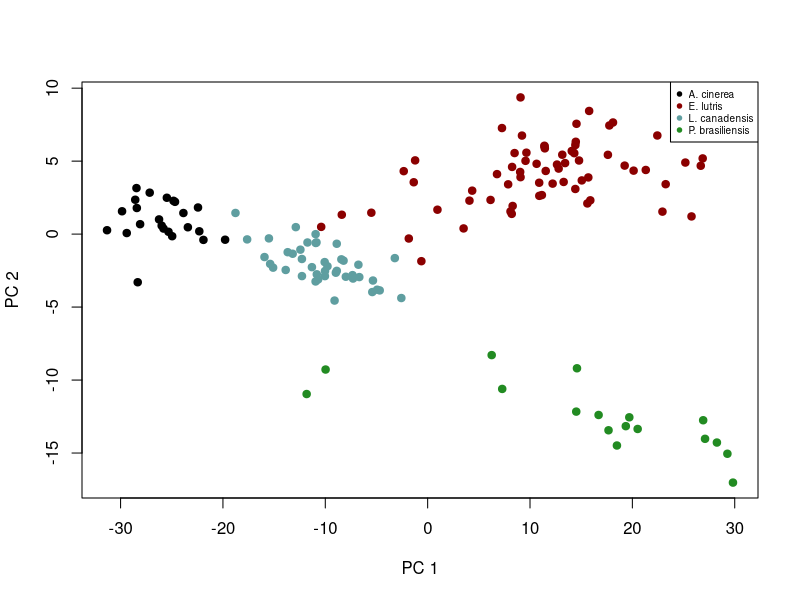
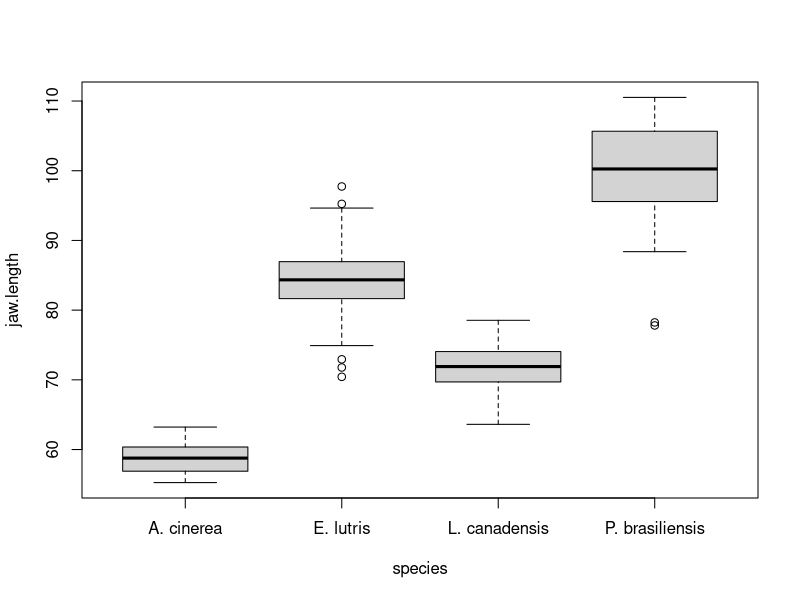
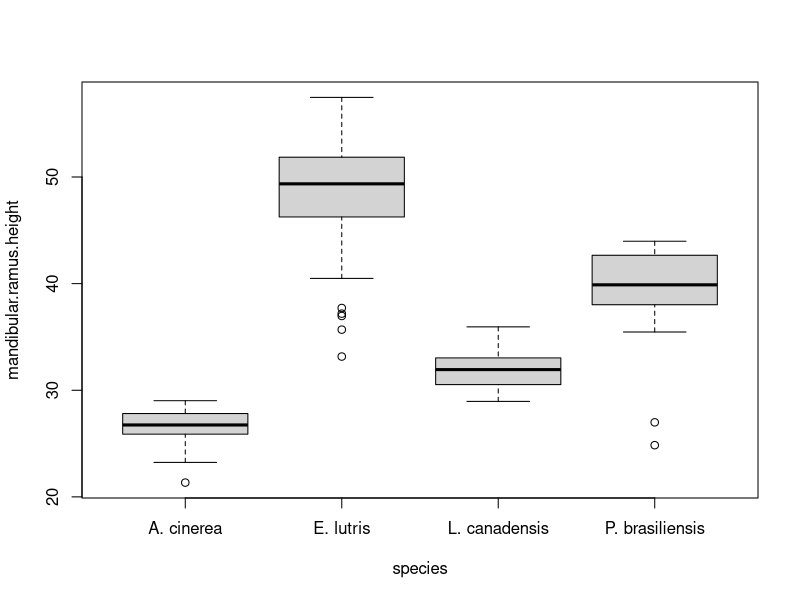
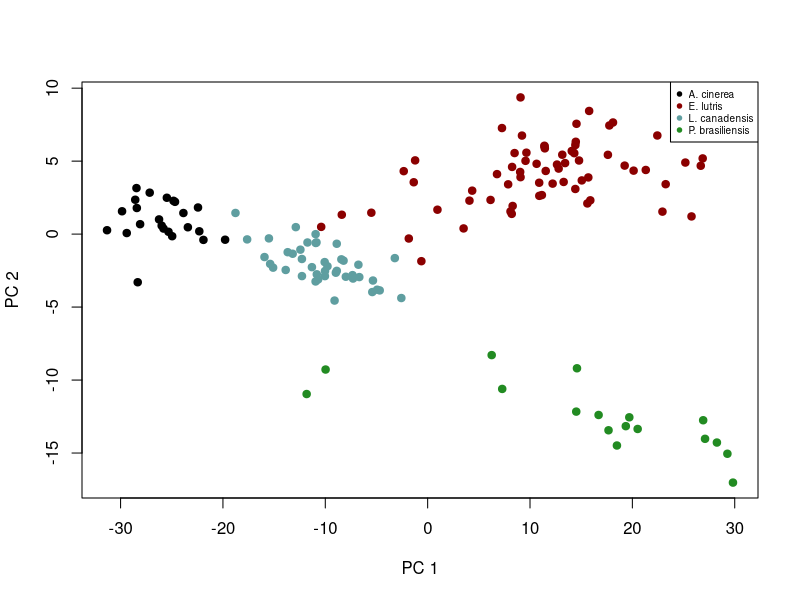
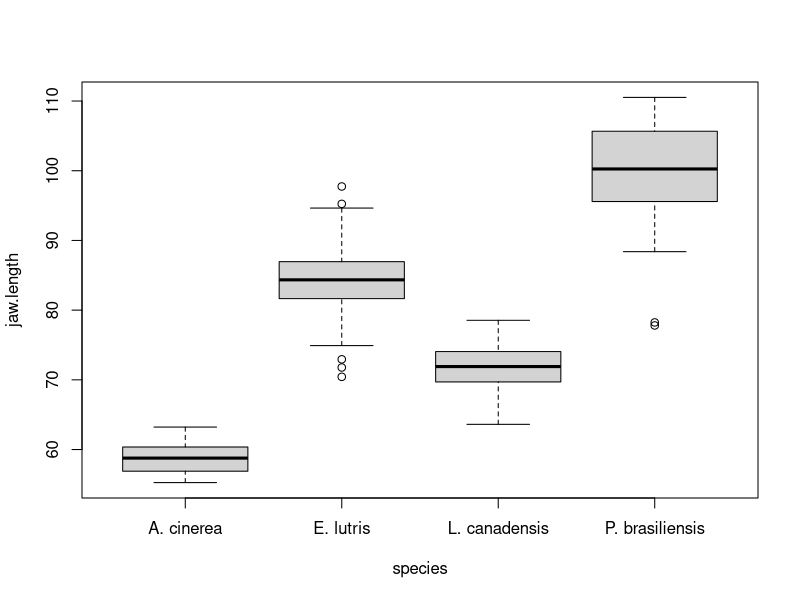
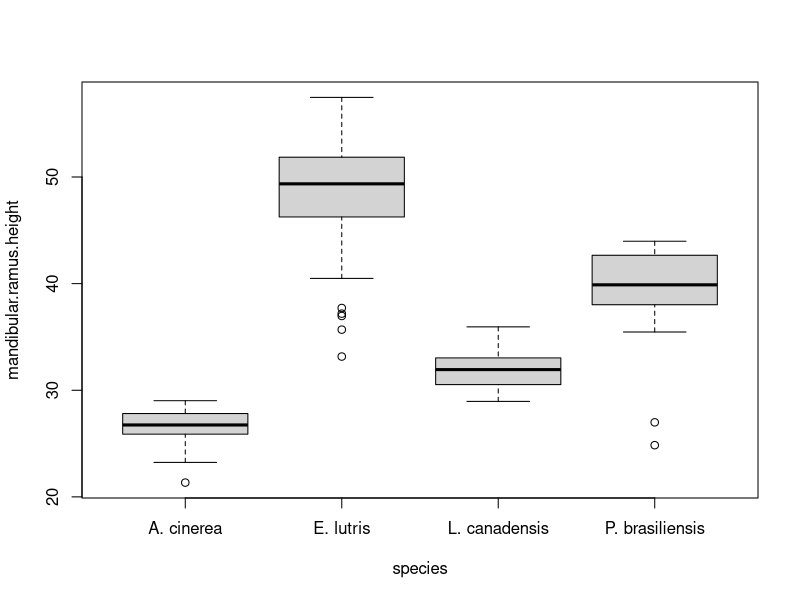
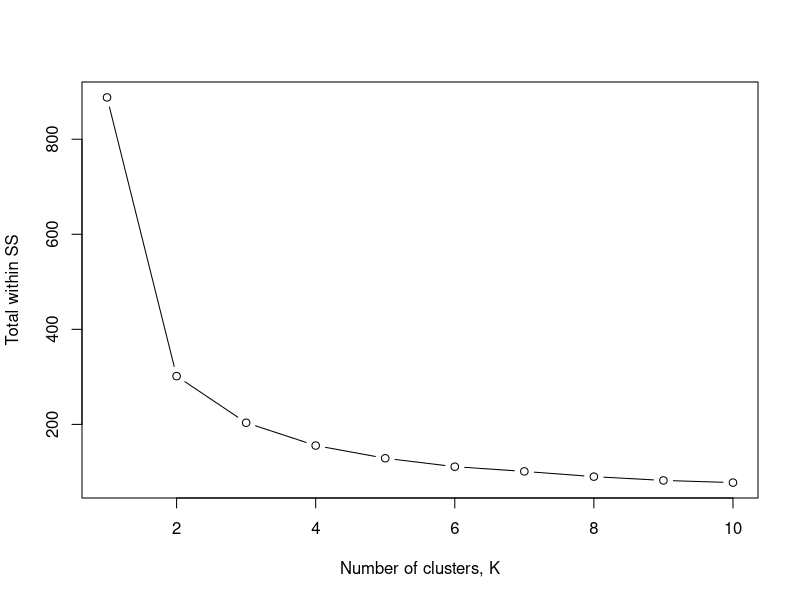

Recreate these plots in R, in order.
## ---- chunk 1
otter <- read.csv(file = "data/otter-mandible-data.csv", header = TRUE)
otter <- na.omit(otter)
## ---- chunk 2
pca.fit <- princomp(x = otter[, -1])
species <- unique(otter$species)
legend.cols <- c("black", "darkred", "cadetblue", "forestgreen")
pt.cols <- rep(x = legend.cols[1], length = nrow(otter))
pt.cols[otter$species == species[2]] <- legend.cols[2]
pt.cols[otter$species == species[3]] <- legend.cols[3]
pt.cols[otter$species == species[4]] <- legend.cols[4]
plot(x = pca.fit$scores[, 1],
     y = pca.fit$scores[, 2],
     xlab = "PC 1",
     ylab = "PC 2",
     pch = 19,
     col = pt.cols)
legend("topright", legend = species, pch = 19, col = legend.cols, cex = 0.6)

boxplot(formula = jaw.length ~ species, data = otter)
boxplot(formula = mandibular.ramus.height ~ species, data = otter)
## ---- chunk 3
pca.fit <- princomp(x = otter[, -1])
species <- unique(otter$species)
legend.cols <- c("black", "darkred", "cadetblue", "forestgreen")
pt.cols <- rep(x = legend.cols[1], length = nrow(otter))
pt.cols[otter$species == species[2]] <- legend.cols[2]
pt.cols[otter$species == species[3]] <- legend.cols[3]
pt.cols[otter$species == species[4]] <- legend.cols[4]
plot(x = pca.fit$scores[, 1],
     y = pca.fit$scores[, 2],
     xlab = "PC 1",
     ylab = "PC 2",
     pch = 19,
     col = pt.cols)
legend("topright", legend = species, pch = 19, col = legend.cols, cex = 0.6)

boxplot(formula = jaw.length ~ species, data = otter)
boxplot(formula = mandibular.ramus.height ~ species, data = otter)
## ---- chunk 4
# Scale data & drop species column
otter.scaled <- scale(x = otter[, -1])
wss <- numeric(10)
for (i in 1:10) {
  kmeans.fit <- kmeans(x = otter.scaled, centers = i, nstart = 10)
  wss[i] <- kmeans.fit$tot.withinss
}
plot(x = c(1:length(wss)), y = wss, xlab = "Number of clusters, K", ylab = "Total within SS", type = "b")

# Percentage of variance explained is the ratio of the between-group variance to the total 
# variance, also known as an F-test. A slight variation of this method plots the curvature 
# of the within group variance. https://en.wikipedia.org/wiki/Determining_the_number_of_clusters_in_a_data_set
# 

## ---- chunk 5

## ---- chunk 6
# Advanced
## ---- chunk 7
# Run kmeans again for K = 4, to get clustering info
otter.k.4 <- kmeans(x = otter.scaled, centers = 4, nstart = 10)
otter.clusters <- data.frame(otter, cluster = otter.k.4$cluster)
assignments <- table(otter.clusters$species, otter.clusters$cluster)
assignments
